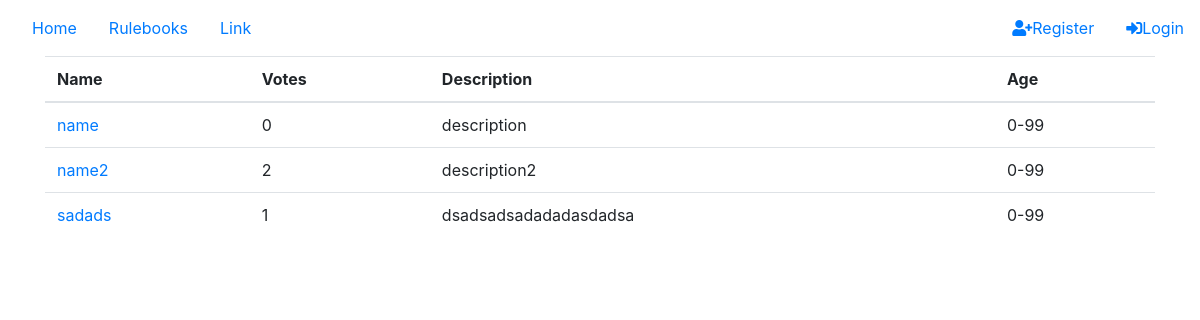
Page /rank/ on the earlier database version.
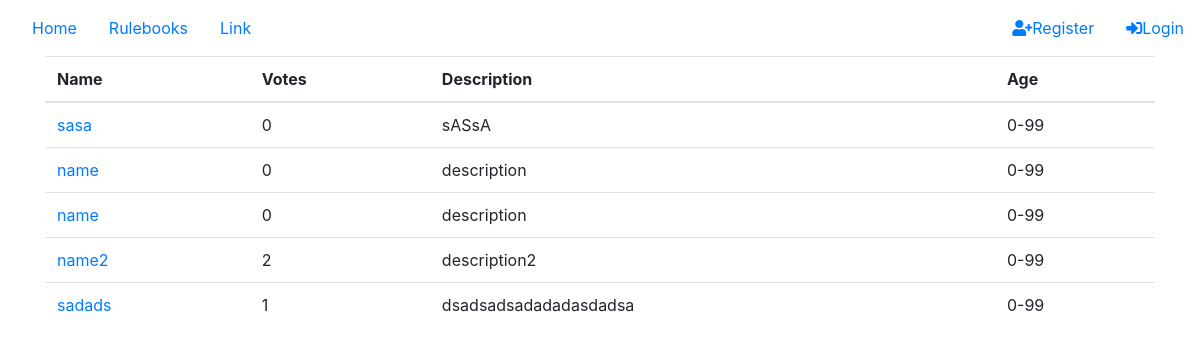
Same page on the later database version.
### rank/models.py (models this page shows, shortened)
class Rulebook(models.Model):
    owner = models.ForeignKey(User, on_delete=models.CASCADE)
    name = models.CharField(max_length=50, default='name')
    description_text = models.CharField(max_length=200, default='description')
    general_votes = models.IntegerField(default=0)
    valor_hot = models.IntegerField(default=0)
    valor_new = models.IntegerField(default=0)
    create_date = models.DateTimeField('date created',default=timezone.now)
    modified_date = models.DateTimeField('date modified',default=timezone.now)
    recommended_age_min = models.IntegerField(default=0)
    recommended_age_max = models.IntegerField(default=99)
    num_players_min = models.IntegerField(default=1)
    num_players_max = models.IntegerField(default=5)
    skill_rate = models.IntegerField(default=0)
    luck_rate = models.IntegerField(default=0)
    game_time_median = models.IntegerField(default=30)

### rank/views.py (the view)
# urls.py: path('', views.rulebook_list, name='index'),
def rulebook_list(request):
    rulebook_list = Rulebook.objects.order_by('-create_date')[:5]
    context = {'rulebook_list': rulebook_list}
    return render(request, 'rank/rulebook_list.html', context)

### rank/templates/rank/rulebook_list.html
{% extends 'home/base.html' %}
{% block content %}
<div class="container">
{% if rulebook_list %}
    <table class="table">
        <thead>
        <tr>
            <th scope="col">Name</th>
            <th scope="col">Votes</th>
            <th scope="col">Description</th>
            <th scope="col">Age</th>
        </tr>
        </thead>
        <tbody>
            {% for rulebook in rulebook_list %}
            <tr>
                <td>
                    <a href="{% url 'rulebook:rulebook_detail' rulebook.id %}">{{ rulebook.name }}</a>
                </td>
                <td>{{ rulebook.general_votes }}</td>
                <td>{{ rulebook.description_text }}</td>
                <td>{{ rulebook.recommended_age_min }}-{{ rulebook.recommended_age_max }}</td>
            </tr>
            {% endfor %}
        </tbody>
    </table>
{% else %}
    <p>No rulebooks are available.</p>
{% endif %}
</div>
{% endblock content %}

### home/templates/home/base.html (shortened to what this page needs)
{% load staticfiles %}
<html>
    <head>
        <link rel="stylesheet" href="{% static 'css/bootstrap.css' %}">
        <link rel="stylesheet" href="{% static 'css/fontawesome-all.css' %}">
    </head>
    <body>
            <header class="navbar navbar-expand navbar-dark flex-column flex-md-row bd-navbar">
                    <div class="nav">
                            <a class="nav-link active" href="/">Home</a>
                            <a class="nav-link" href="{% url 'rank:index' %}">Rulebooks</a>
                            <a class="nav-link" href="#">Link</a>
                    </div>
                    <ul class="navbar-nav flex-row ml-md-auto d-none d-md-flex">
                            {% if user.is_authenticated %}
                            <li class="nav-item" style="padding-right: 2em;">
                                    <a href="{% url 'logout' %}?next=/">
                                            <span class="fas fa-sign-out-alt"> Logout </span>
                                            </a>
                            </li>
                            <li class="nav-item">
                                    <span class="glyphicon glyphicon-user"> {{ user.username }} </span>
                            </li>
                            {% else %}
                            <li class="nav-item" style="padding-right: 2em;">
                                    <a href="{% url 'register' %}" class="top-menu">
                                            <span class="fas fa-user-plus">  </span>Register
                                        </a>
                            </li>
                            <li class="nav-item">
                                    <a href="{% url 'login' %}" class="top-menu">
                                            <span class="fas fa-sign-in-alt">  </span>Login
                                        </a>
                            </li>
                            {% endif %}
                    </ul>
        </header>
        <main role="main">
                {% block content %}
                {% endblock %}
        </main>
    </body>
</html>

Differences in the rows shown:
added Rulebook: name "sasa", general_votes "0", description_text "sASsA", recommended_age_min "0", recommended_age_max "99"
added Rulebook: name "name", general_votes "0", description_text "description", recommended_age_min "0", recommended_age_max "99"
